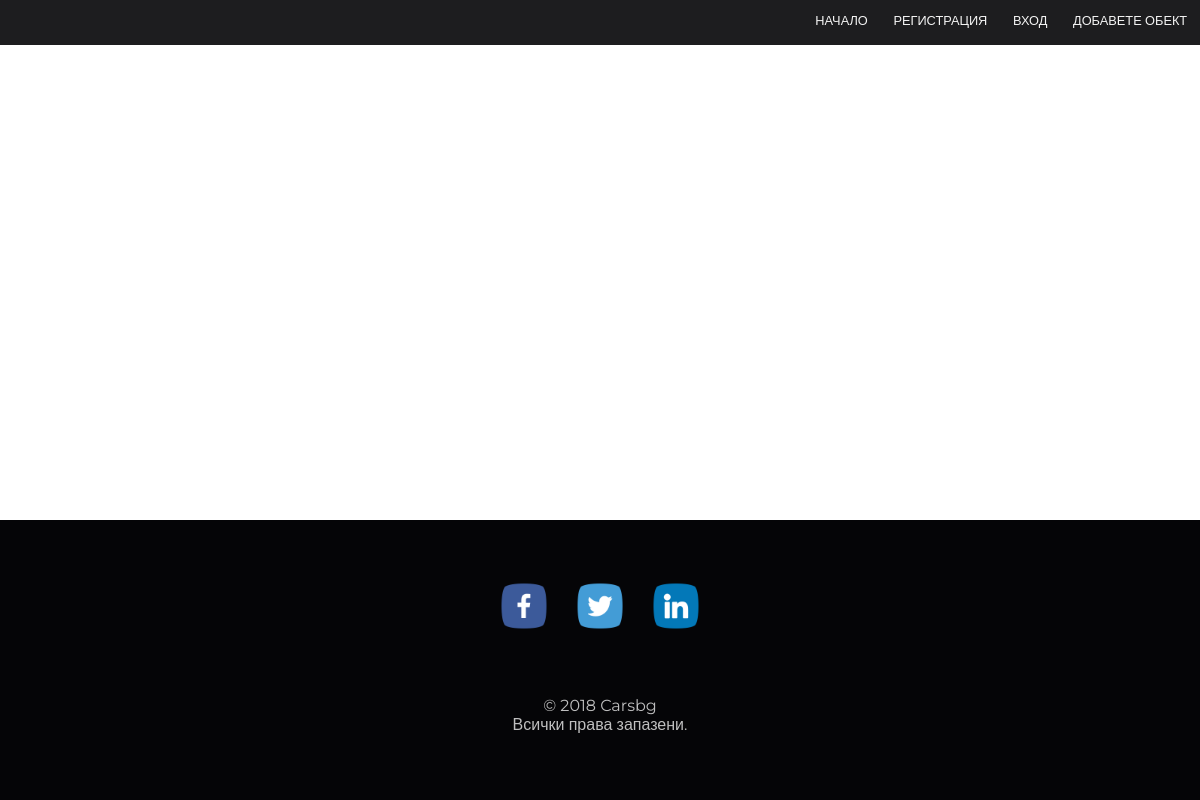
The app's page /articles/, older data.
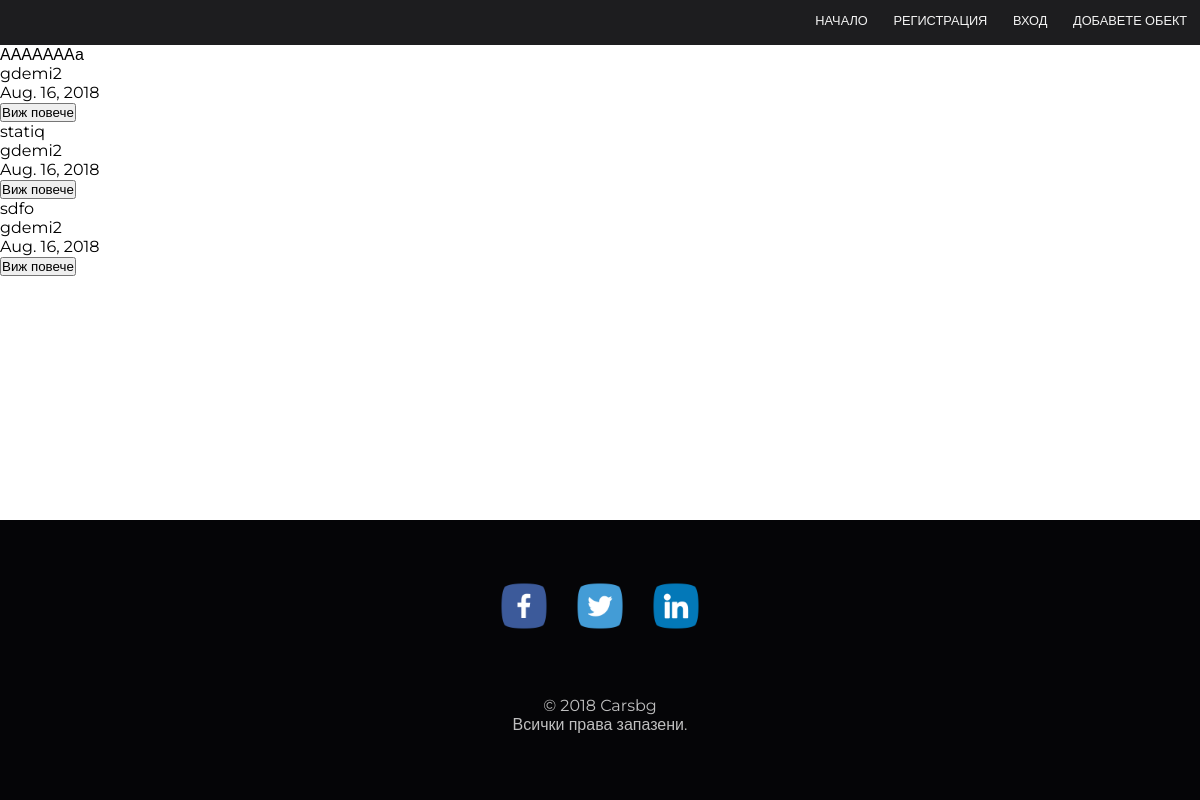
The same page, newer data.
### articles/models.py (models this page shows)
class Article(models.Model):
	name = models.CharField(max_length = 30, null = True)
	text = models.CharField(max_length = 3000, null = True)
	author = models.ForeignKey(User, on_delete = models.CASCADE, null = True)
	date = models.DateField(null = True)
	def __str__(self):
		return self.name + ' - ' + str(self.author)

### articles/views.py (the view)
# urls.py: url(r'$', views.displayArticles, name='displayArticles'),
def displayArticles(request):
	articles = Article.objects.all()
	print(articles)
	return render(request, 'articles/displayArticles.html', {"articles" : articles})

### articles/templates/articles/displayArticles.html (shortened to what this page needs)
{% extends "base.html" %}
{% block content %}
     {% for i in articles %}
		<div class="container">
		    <p>{{ i.name }}</p>
		    <p>{{ i.author }}</p>
		    <p>{{ i.date }}</p>
		    <form action=/articles/articleText/ method="post">
        		<input name="button_more"  type="submit" value="Виж повече" id="button_more">
    		</form>
	    </div>
     {% endfor %}
{% endblock %}

### templates/base.html (shortened to what this page needs)
{% load static from staticfiles %}
<!DOCTYPE HTML>
<html>
	<head>
		{% load staticfiles %}
		<link rel="stylesheet" href="{% static 'css/main.css' %}" />
		<link rel="stylesheet" href="https://cdnjs.cloudflare.com/ajax/libs/font-awesome/4.7.0/css/font-awesome.min.css">
	</head>
	<body>
		<div id="main">
			<div id="navbar">
				{% if user.is_authenticated %}
					<a href="/service/">ДОБАВЕТЕ ОБЕКТ</a>
					<a href="/password-change/">СМЕНИ ПАРОЛА</a>
					<a href="logout">ИЗХОД</a>
					<a href="/">НАЧАЛО</a>
				{% else %}
					<a href="/service/">ДОБАВЕТЕ ОБЕКТ</a>
					<a href="login">ВХОД</a>
					<a href="signup">РЕГИСТРАЦИЯ</a>
					<a href="/">НАЧАЛО</a>
				{% endif %}
			</div>
			<div id="content">
				{% block content %}{% endblock %}
			</div>
		</div>
		<div id="footer">
				<div id="social-icons">
					<a href="https://www.facebook.com/"><img src="/static/images/facebook.png" alt="Facebook"></a>
					<a href="https://twitter.com/"><img src="/static/images/twitter.png" alt="Twitter"></a>
					<a href="https://www.linkedin.com"><img src="/static/images/linkedin.png" alt="LinkedIn"></a>
				</div>
				<div id="copyrights">
					<p>© 2018 Carsbg<br>Всички права запазени.</p>
				</div>
		</div>
	</body>
</html>

### common-static/css/main.css (style rules this page uses)
* { margin: 0; padding: 0; }
body, html { height: 100%; font-family: 'Montserrat', sans-serif; }
#main { min-height: calc(100vh - 280px); }
a { text-decoration: none; color: #000000; }
#navbar { width: 100%; height: 2.8em; position: fixed; overflow: hidden; background: #050507; opacity: 0.9; z-index: 8; }
#content { padding-top: 2.8em; }
#navbar a { float: right; padding: 1em 1em .8em 1em; color: #f2f2f2; font-size: .8em; }
#footer { height: 280px; background: #050507; width: 100%; }
#social-icons { text-align: center; padding-top: 50px; }
#social-icons img { width: 48px; padding: 12px; }
#copyrights { color: #bfbfbf; text-align: center; padding-top: 50px; }

Row changes from the older to the newer data that the page shows:
added Article: name "АААААААа", author "gdemi2", date "Aug. 16, 2018"
added Article: name "statiq", author "gdemi2", date "Aug. 16, 2018"
added Article: name "sdfo", author "gdemi2", date "Aug. 16, 2018"
